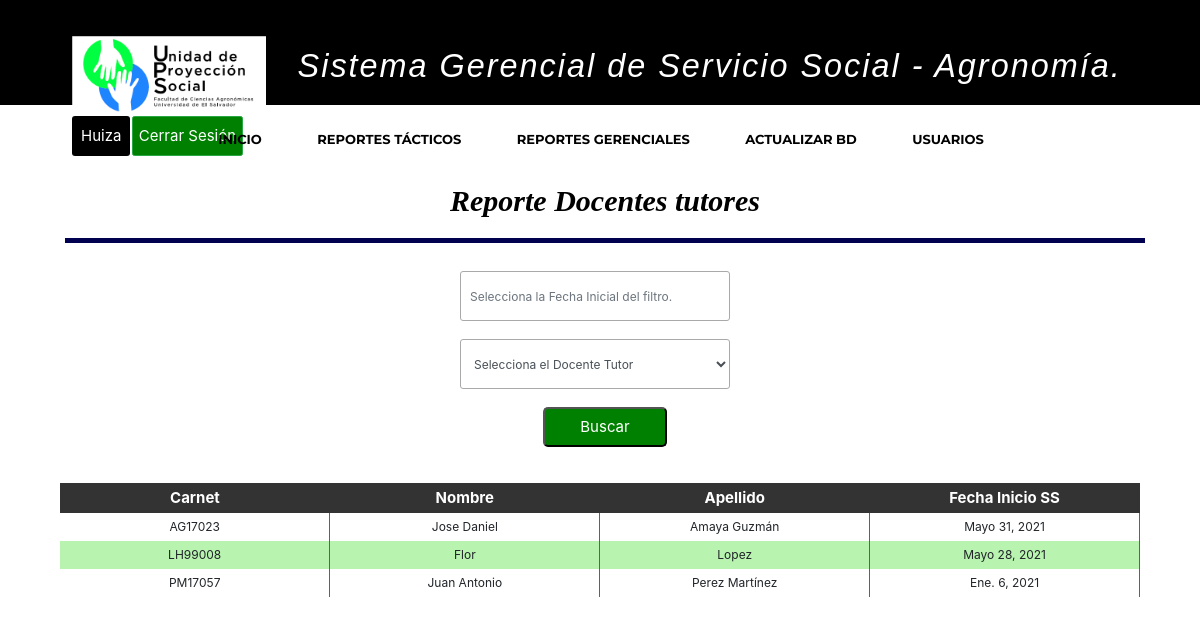
/sistemaGerencialAgro/consultaEstudiantesPorDocente/ (signed in), run on the app's committed database.
### apps/usuario/models.py (models this page shows, shortened)
class Usuario(AbstractBaseUser):
    username = models.CharField('Nombre de usuario',unique = True, max_length=100)
    email = models.EmailField('Correo Electrónico', max_length=254,unique = True)
    nombres = models.CharField('Nombres', max_length=200, blank = True, null = True)
    apellidos = models.CharField('Apellidos', max_length=200,blank = True, null = True)
    imagen = models.ImageField('Imagen de Perfil', upload_to='perfil/', max_length=200,blank = True,null = True)
    is_active = models.BooleanField(default = True)
    usuario_administrador = models.BooleanField(default = False)
    rol=models.CharField(max_length=3,null=False, blank=False,choices=roles,default='EST')
    objects = UsuarioManager()
    USERNAME_FIELD = 'username'
    REQUIRED_FIELDS = ['email','nombres', 'apellidos']

### apps/proyecto/models.py (models this page shows, shortened)
class Solicitud(models.Model):
    carnet_estudiante = models.OneToOneField(EstudioUniversitario, unique=True, primary_key=True, on_delete = models.CASCADE)
    codigo_entidad = models.CharField(max_length=10, null=False)
    horas_semana = models.IntegerField(null=False)
    dias_semana = models.IntegerField(null=False)
    modalidad = models.CharField(max_length=30, null=False)
    fecha_inicio = models.DateField(null=False)
    fecha_fin = models.DateField(null=True)

class EstudioUniversitario(models.Model):
    carnet_estudiante = models.OneToOneField(Estudiante, primary_key=True, unique=True, on_delete = models.CASCADE)
    codigo_carrera = models.ForeignKey(Carrera, on_delete = models.CASCADE)
    codigo_ciclo = models.IntegerField(null=False)
    porc_carrerar_aprob = models.IntegerField(null=False)
    unidades_valorativas = models.IntegerField(null=False)
    experiencia_areas_conoc = models.CharField(max_length=200, null=False)

class Estudiante(models.Model):
    carnet_estudiante = models.CharField(primary_key=True, max_length=7, null=False)
    nombre_estudiante = models.CharField(max_length=50, null=False)
    apellido_estudiante = models.CharField(max_length=50, null=False)
    sexo_estudiante = models.CharField(max_length=1, null=False)
    telefono_estudiante = models.IntegerField(null=False)
    correo_estudiante = models.CharField(max_length=100, null=False)
    direccion_estudiante = models.CharField(max_length=250, null=False)
    def __str__(self):
        return self.carnet_estudiante

### apps/proyecto/views.py (the view)
# urls.py: path('sistemaGerencialAgro/consultaEstudiantesPorDocente/', login_required(consultaEstudiantesDocente), name="consulta_estudiante_docente"),
def consultaEstudiantesDocente(request):
    docentes = Docente.objects.all()
    estudiantes_docentes = Solicitud.objects.order_by('carnet_estudiante__carnet_estudiante')
    context = {
        'estudiantes_docentes': estudiantes_docentes,
        'docentes': docentes,
    }
    return render(
        request,
        'proyecto/docentesServSocDepartamento.html',
        context,
    )

### templates/proyecto/docentesServSocDepartamento.html (shortened to what this page needs)
{% extends 'base/base.html' %}
{% load static %}
{% block content %}
{% if user.is_authenticated %}
    {% if request.user.rol == 'ADM' or request.user.rol == 'GER' %}
  <header>
    <div class="container">
        <h2 align="center" class="form-titulo" style ="margin-left: 5px;"> Reporte Docentes tutores</h2>
    </div>
  </header>
<div class="container">
    <div align="center" class="busqueda">
        <form method="POST" action="{% url 'sistemaGerencialAgro:filtrar_estudiante_docente' %}">
            <input name="fecha_inic"  id = "date" onfocus="(this.type='date')" class = "form-control col-4 col-sm-3 input-style input-lg" placeholder="Selecciona la Fecha Inicial del filtro." maxlength="7"><br><br>
            <select name="docent" class="form-control col-4 col-sm-3 input-style input-lg" title="Selecciona el Docente Por Favor" required>
                <option selected value=""> Selecciona el Docente Tutor </option>
            </select>
            <input class="btn-buscar btn-busqueda" type = "submit" value = "Buscar" id = "fechaBuscar" required></br></br>
        </form>
    </div>
    <div>
        <table>
            <thead>
        	   <tr>
                    <th>Carnet</th>
                    <th>Nombre</th>
            	    <th>Apellido</th>
            		<th>Fecha Inicio SS</th>
        		</tr>
            </thead>
            {% if estudiantes_docentes_filtro %}
                    {% for fil in estudiantes_docentes_filtro %}
                        {% if fil.carnet_docente_id == docent %}
                            {% if fecha_inic <= fil.carnet_estudiante.fecha_inicio|date:"Y-m-d"  %}
                                <tr class="etiqueta-tr">
                                    <td class="th-borde width-th-xx" style = "text-align:center;">{{ fil.carnet_estudiante.carnet_estudiante.carnet_estudiante }}</td>
                                    <td class="th-borde width-th-xx" style = "text-align:center;">{{ fil.carnet_estudiante.carnet_estudiante.carnet_estudiante.nombre_estudiante }}</td>
                                    <td class="th-borde width-th-xx" style = "text-align:center;">{{ fil.carnet_estudiante.carnet_estudiante.carnet_estudiante.apellido_estudiante }}</td>
                                    <td class="th-borde width-th-xx" style = "text-align:center;">{{ fil.carnet_estudiante.fecha_inicio }}</td>
                                </tr>
                            {% endif %}
                        {% endif %}
                    {% endfor %}
                {% if fecha_inic != '' %}
                   <h4>Desde la fecha de {{fecha_inic}}, Al Docente {{ docent }} se le han asignado los siguientes estudiantes, para ser el tutor</h4><br>
                {% endif %}
                {% if fecha_inic == '' %}
                   <h4>El Docente {{ docent }} apoya como tutor a los siguientes estudiantes</h4><br>
                {% endif %}
            {% elif estudiantes_docentes %}
                {% for est in estudiantes_docentes %}
                    <tr class="etiqueta-tr">
                        <td class="th-borde width-th-xx" style = "text-align:center;">{{ est.carnet_estudiante.carnet_estudiante }}</td>
                        <td class="th-borde width-th-xx" style = "text-align:center;">{{ est.carnet_estudiante.carnet_estudiante.nombre_estudiante }}</td>
                        <td class="th-borde width-th-xx" style = "text-align:center;">{{ est.carnet_estudiante.carnet_estudiante.apellido_estudiante }}</td>
                        <td class="th-borde width-th-xx" style = "text-align:center;">{{ est.fecha_inicio }}</td>
                    </tr>
                {% endfor %}
            {% endif %}
    	</table>
    </div>
    {% endif %}
{% endif %}
{% endblock %}

### templates/base/base.html (shortened to what this page needs)
{% load static %}
<!DOCTYPE html>
<html>
<head>
 {% block head %}
	{% block static %}
	<link rel = "stylesheet" href = "{% static 'lib/bootstrap/css/bootstrap.min.css' %}">
	<link rel = "stylesheet" href = "{% static 'lib/animate/animate.min.css' %}">
	<link rel = "stylesheet" href = "{% static 'lib/ionicons/css/ionicons.min.css' %}">
	<link rel = "stylesheet" href = "{% static 'css/style.css' %}">
	<link rel = "stylesheet" href = "{% static 'css/bootstrap.min.css' %}">
	<link rel = "stylesheet" href = "{% static 'css/archivo.css' %}">
	<link rel = "stylesheet" href = "{% static 'css/estilos_sec_not.css' %}">
	<link rel = "stylesheet" type = "text/css" href = "{% static 'css/jquery-ui.css' %}"/>
	<link rel = "stylesheet" type = "text/css" href = "{% static 'css/jquery.dataTables.min.css' %}"/>
	{% endblock %}
{% endblock %}
</head>
{% if user.is_authenticated %}
<body>
  <header id="header">
    <div class="container-fluid navbar navbar-light" style="height:90px;">
      <div id="logo" class="pull-left">
        <a  href=" {% url 'sistemaGerencialAgro:index' %}"><img src="{% static 'img/logoUPSAgro.png' %} " class ="imglogo"></a>
        <h1>Sistema Gerencial de Servicio Social - Agronom&iacute;a.</h1>
      </div>
      <div id="logo" class="pull-rigth">
				<a href="{% url 'password_change' %}" style="text-decoration:none"><input type="button" href="{% url 'password_change' %}" class="btn-success btn" name="submit" value="{{ user.username }}" style="background:black; border:none"></a>
        <a href="{% url 'usuario:logout' %}" style="text-decoration:none"><input type="button" class="btn btn-success btn-sm" name="submit" value="Cerrar Sesi&oacute;n" style="background:green;"></a>
			</div>
    </div>
    <div class="bot">
      <ul class="nav-menu">
        <li class="list-group-item" onclick="window.location.href='{% url 'sistemaGerencialAgro:index' %}'"><a style="text-decoration:none" href="{% url 'sistemaGerencialAgro:index' %}">Inicio</a></li>
        <li class="list-group-item menu-has-children"><a style="text-decoration:none" href="#intro">Reportes T&aacute;cticos</a>
        </li>
        {% if request.user.rol == 'ADM' or request.user.rol == 'GER' %}
        <li class="list-group-item menu-has-children"><a style="text-decoration:none" href="#intro">Reportes Gerenciales</a>
        </li>
        {% endif %}
        {% if request.user.rol == 'ADM'%}
        <li class="list-group-item" onclick="window.location.href='{% url 'sistemaGerencialAgro:procedimientoETL' %}'"><a style="text-decoration:none" href="{% url 'sistemaGerencialAgro:procedimientoETL' %}">Actualizar BD</a></li>
        <li class="list-group-item" onclick="window.location.href='{% url 'usuario:inicio_usuarios' %}'"><a style="text-decoration:none" href="{% url 'usuario:inicio_usuarios' %}">Usuarios</a></li>
        {% endif %}
      </ul>
    </div>
  </header>
  <section>
    <div class="container">
  		{% block content %}{%endblock%}
    </div>
  </section>
</body>
{% endif %}
</html>

### static/css/style.css (style rules this page uses)
body { background: #fff; color: #666666; font-family: "Open Sans", sans-serif; }
a { color: #18d26e; transition: 0.5s; }
h1, h2, h3, h4, h5, h6 { font-family: "Montserrat", sans-serif; font-weight: 400; margin: 0 0 20px 0; padding: 0; }
#header { padding: 30px 0; height: 105px; position: fixed; left: 0; top: 0; right: 0; transition: all 0.5s; z-index: 57; background-color: black; display: block; }
#header #logo { float: left; }
#header #logo h1 { font-size: 2.7vw; margin: 30px; padding: 0; line-height: 1; font-family: "Perpetua", Helvetica, Arial; font-style: italic; font-weight: 50; letter-spacing: 2px; }
#header #logo img { padding: 0; margin: 0; }
.nav-menu, .nav-menu * { margin: 0; padding: 0; list-style: none; text-align: center; display: block; }
.nav-menu li { position: relative; white-space: nowrap; }
.nav-menu > li { float: center; }
.nav-menu a { padding: 0 8px 10px 8px; text-decoration: none; display: inline-block; color: black; font-family: "Montserrat", sans-serif; font-weight: 700; font-size: 13px; text-transform: uppercase; outline: none; }
.nav-menu > li { margin-left: 10px; }
@media (min-width: 1024px) { #header #logo { padding-left: 60px; } }

### static/css/archivo.css (style rules this page uses)
html { font-size: 12px; }
h1 { text-align: center; font: oblique bold 100% cursive; font-weight: bold; font-size: 30px; color: white; margin-left: 10px; }
section, .container { display: block; width: 100%; margin-left: auto; margin-right: auto; }
section { font-size: inherit; }
.bot { background-color: white; text-align: center; }
.btn { display: inline; background-color: green; color: white; horiz-align: right; font-size: 13px; text-align: center; white-space: nowrap; }
.list-group-item { display: inline-block; margin-left: 8px; margin-right: 8px; padding: 10px; background-color: transparent; border: none; font-size: 12px; color: black; }
h2 { text-align: center; font: oblique bold 100% cursive; color: black; padding-right: 150px; }
.imglogo { display: inline-block; width: auto; height: 80px; background-repeat: no-repeat; background-size: contain; }
header { display: block; width: 100%; font-size: 5px; }
header h1 { display: inline; }
table { width: 100%; }
table tbody td { text-align: center; }
thead { background-color: #333333; }
input { width: 180px; height: 20px; }
input[type="button"], input[type="submit"] { font-size: 15px; width: auto; height: 40px; white-space: nowrap; }
select, option { width: 150px; font-size: 12px; }
th, tr th { color: white; text-align: center; font-size: 15px; height: 30px; }

### static/css/estilos_sec_not.css (style rules this page uses)
.container { display: block; text-align: center; margin-left: auto; margin-right: auto; }
.form-titulo { background: white; color: black; padding: 20px; text-align: center; font-weight: 100px; font-size: 30px; border-bottom: 5px solid #000050; margin-top: 30px; width: 100%; }
.input-style { margin-right:10px; height: 50px; border-radius: 3px; border: 1px solid darkgray; }
.btn-buscar { text-align: center; background: green; color: white; margin: auto; padding: 0px 35px; border-radius: 5px ; }
.btn-busqueda { margin-left: 10px; }
.width-th-xx { width: 10%; padding: 5px; }
.th-borde { border-right:0.5px solid #646060; }
tr:nth-child(even) { background-color: #b8f3af; }

### data on the page
Usuario: submit "Huiza"
Solicitud: carnet_estudiante.carnet_estudiante "AG17023", carnet_estudiante.carnet_estudiante.nombre_estudiante "Jose Daniel", carnet_estudiante.carnet_estudiante.apellido_estudiante "Amaya Guzmán", fecha_inicio "Mayo 31, 2021"
Solicitud: carnet_estudiante.carnet_estudiante "LH99008", carnet_estudiante.carnet_estudiante.nombre_estudiante "Flor", carnet_estudiante.carnet_estudiante.apellido_estudiante "Lopez", fecha_inicio "Mayo 28, 2021"
Solicitud: carnet_estudiante.carnet_estudiante "PM17057", carnet_estudiante.carnet_estudiante.nombre_estudiante "Juan Antonio", carnet_estudiante.carnet_estudiante.apellido_estudiante "Perez Martínez", fecha_inicio "Ene. 6, 2021"
